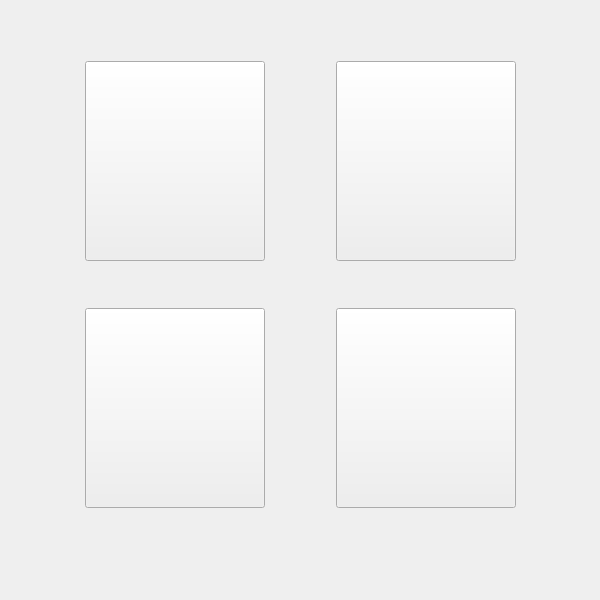
<?xml version="1.0" encoding="UTF-8"?>
<ui version="4.0">
 <class>manager</class>
 <widget class="QWidget" name="manager">
  <property name="geometry">
   <rect>
    <x>0</x>
    <y>0</y>
    <width>600</width>
    <height>600</height>
   </rect>
  </property>
  <property name="minimumSize">
   <size>
    <width>600</width>
    <height>600</height>
   </size>
  </property>
  <property name="maximumSize">
   <size>
    <width>600</width>
    <height>600</height>
   </size>
  </property>
  <property name="windowTitle">
   <string>管理界面</string>
  </property>
  <property name="styleSheet">
   <string notr="true"/>
  </property>
  <widget class="QWidget" name="verticalLayoutWidget">
   <property name="geometry">
    <rect>
     <x>20</x>
     <y>20</y>
     <width>561</width>
     <height>531</height>
    </rect>
   </property>
   <layout class="QVBoxLayout" name="verticalLayout">
    <item>
     <layout class="QHBoxLayout" name="horizontalLayout">
      <item>
       <widget class="QPushButton" name="chengyuan">
        <property name="minimumSize">
         <size>
          <width>180</width>
          <height>200</height>
         </size>
        </property>
        <property name="maximumSize">
         <size>
          <width>180</width>
          <height>200</height>
         </size>
        </property>
        <property name="toolTip">
         <string>社团成员</string>
        </property>
        <property name="styleSheet">
         <string notr="true"/>
        </property>
        <property name="text">
         <string/>
        </property>
        <property name="flat">
         <bool>false</bool>
        </property>
       </widget>
      </item>
      <item>
       <widget class="QPushButton" name="qingkuang">
        <property name="minimumSize">
         <size>
          <width>180</width>
          <height>200</height>
         </size>
        </property>
        <property name="maximumSize">
         <size>
          <width>180</width>
          <height>200</height>
         </size>
        </property>
        <property name="toolTip">
         <string>社团情况</string>
        </property>
        <property name="styleSheet">
         <string notr="true">
</string>
        </property>
        <property name="text">
         <string/>
        </property>
        <property name="flat">
         <bool>false</bool>
        </property>
       </widget>
      </item>
     </layout>
    </item>
    <item>
     <layout class="QHBoxLayout" name="horizontalLayout_2">
      <item>
       <widget class="QPushButton" name="shenqing">
        <property name="minimumSize">
         <size>
          <width>180</width>
          <height>200</height>
         </size>
        </property>
        <property name="maximumSize">
         <size>
          <width>180</width>
          <height>200</height>
         </size>
        </property>
        <property name="toolTip">
         <string>申请信息</string>
        </property>
        <property name="styleSheet">
         <string notr="true"/>
        </property>
        <property name="text">
         <string/>
        </property>
        <property name="flat">
         <bool>false</bool>
        </property>
       </widget>
      </item>
      <item>
       <widget class="QPushButton" name="huodong">
        <property name="minimumSize">
         <size>
          <width>180</width>
          <height>200</height>
         </size>
        </property>
        <property name="maximumSize">
         <size>
          <width>180</width>
          <height>200</height>
         </size>
        </property>
        <property name="toolTip">
         <string>返回</string>
        </property>
        <property name="styleSheet">
         <string notr="true"/>
        </property>
        <property name="text">
         <string/>
        </property>
        <property name="flat">
         <bool>false</bool>
        </property>
       </widget>
      </item>
     </layout>
    </item>
   </layout>
  </widget>
 </widget>
 <resources/>
 <connections/>
</ui>
